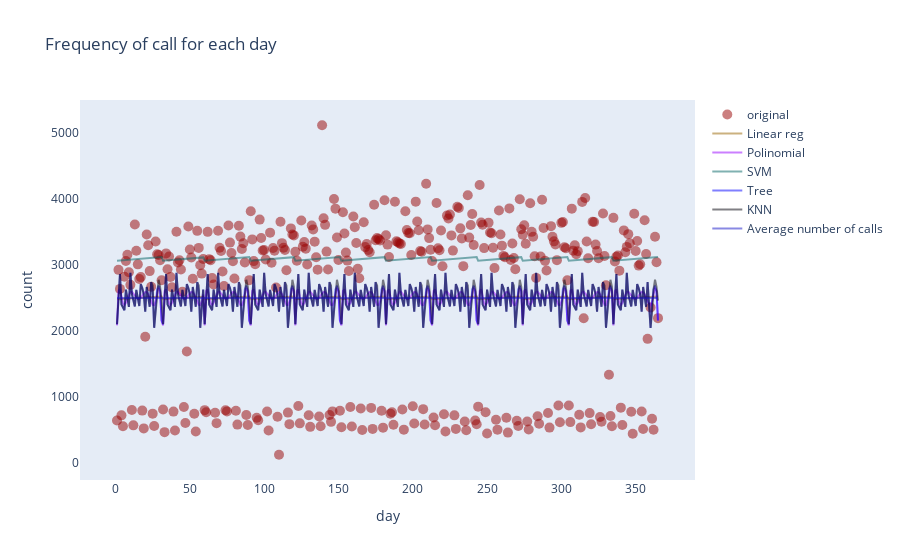

Notebook code for this chart:
### Markdown cell above
The highest score is approximately 2% it is very bad.

### Code cell
# plot of all results
trace_1 = go.Scatter(x = df_count_2014.days,y=df_count_2014["count"],mode = 'markers',name = "original",
                     marker = dict(size = 10,color="rgba(152,0,0,0.5)")
                    )
trace_2 = go.Scatter(x = df_count_2014.days,y=regr1.predict(X),mode = 'lines',name = "Linear reg",
                     marker = dict(size = 10,color="rgba(152,100,0,0.5)")
                    )
trace_3 = go.Scatter(x = df_count_2014.days,y=pipe.predict(X),mode = 'lines',name = "Polinomial",
                     marker = dict(size = 10,color="rgba(152,0,1000,0.5)")
                    )
trace_4 = go.Scatter(x = df_count_2014.days,y=mod_linearsvc.predict(X),mode = 'lines',name = "SVM",
                     marker = dict(size = 10,color="rgba(2,100,100,0.5)")
                     
                    )
trace_5 = go.Scatter(x = df_count_2014.days,y=mod_reg_fit.predict(X),mode = 'lines',name = "Tree",
                     marker = dict(size = 10,color="rgba(2,0,1000,0.5)")
                     
                    )
trace_6 = go.Scatter(x = df_count_2014.days,y=neigh.predict(X),mode = 'lines',name = "KNN",
                     marker = dict(size = 10,color="rgba(2,0,10,0.5)")
                     
                    )
trace_7 = go.Scatter(x = df_count_2014.days,y=np.zeros(len(df_count_2014["count"]))+df_count_2014["count"].mean(),mode = 'lines',name = "Average number of calls",
                     marker = dict(size = 10,color="rgba(20,20,200,0.5)")
                     
                    )

layout  = dict(title = "Frequency of call for each day",
               xaxis = dict(title = "day",showgrid=False,showline=False,zeroline=False),
               yaxis = dict(title = "count",showgrid=False,showline=False,zeroline=False)
              )

data = [trace_1,trace_2,trace_3,trace_4,trace_5,trace_6,trace_7]
figure = dict(data=data,layout=layout)
iplot(figure)

### Figure 1 — Plotly figure (JSON) as saved in the notebook; plotly's stock layout.template omitted (floating-point values rounded to 4 significant figures; data arrays with more than 128 entries replaced by an {"elided": "..."} marker saying what was removed)
{"data": [{"marker": {"color": "rgba(152,0,0,0.5)", "size": 10}, "mode": "markers", "name": "original", "type": "scatter", "x": {"elided": "363 int values"}, "y": {"elided": "363 int values"}}, {"marker": {"color": "rgba(152,100,0,0.5)", "size": 10}, "mode": "lines", "name": "Linear reg", "type": "scatter", "x": {"elided": "363 int values"}, "y": {"elided": "363 float values"}}, {"marker": {"color": "rgba(152,0,1000,0.5)", "size": 10}, "mode": "lines", "name": "Polinomial", "type": "scatter", "x": {"elided": "363 int values"}, "y": {"elided": "363 float values"}}, {"marker": {"color": "rgba(2,100,100,0.5)", "size": 10}, "mode": "lines", "name": "SVM", "type": "scatter", "x": {"elided": "363 int values"}, "y": {"elided": "363 float values"}}, {"marker": {"color": "rgba(2,0,1000,0.5)", "size": 10}, "mode": "lines", "name": "Tree", "type": "scatter", "x": {"elided": "363 int values"}, "y": {"elided": "363 float values"}}, {"marker": {"color": "rgba(2,0,10,0.5)", "size": 10}, "mode": "lines", "name": "KNN", "type": "scatter", "x": {"elided": "363 int values"}, "y": {"elided": "363 float values"}}, {"marker": {"color": "rgba(20,20,200,0.5)", "size": 10}, "mode": "lines", "name": "Average number of calls", "type": "scatter", "x": {"elided": "363 int values"}, "y": {"elided": "363 float values"}}], "layout": {"title": {"text": "Frequency of call for each day"}, "xaxis": {"showgrid": false, "showline": false, "title": {"text": "day"}, "zeroline": false}, "yaxis": {"showgrid": false, "showline": false, "title": {"text": "count"}, "zeroline": false}}}
